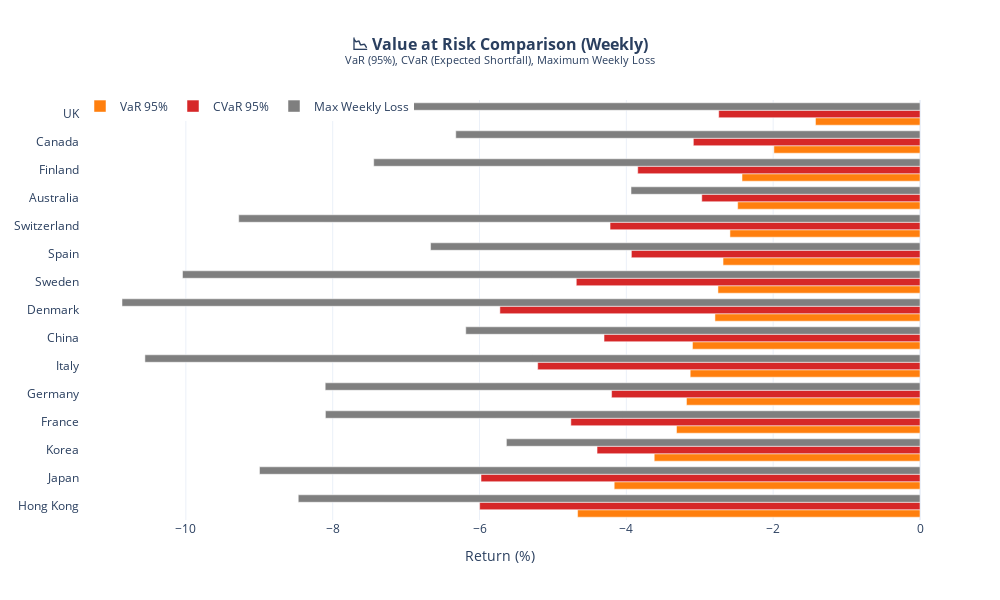

Notebook code for this chart:
### Markdown cell above
---
# 📉 SECTION E: Value at Risk Comparison

### Code cell
# VaR Comparison Across Countries
def create_var_comparison(returns: pd.DataFrame) -> go.Figure:
    """
    Compare VaR across all countries.
    """
    data = []
    for country in returns.columns:
        if country == 'SPY':
            continue
        ret = returns[country].dropna()
        if len(ret) > 50:
            var_95 = np.percentile(ret, 5)
            data.append({
                'Country': country,
                'Region': COUNTRY_TO_REGION.get(country, 'Unknown'),
                'VaR 95%': var_95,
                'CVaR 95%': ret[ret <= var_95].mean(),
                'Max Loss': ret.min(),
            })
    
    df = pd.DataFrame(data).sort_values('VaR 95%')
    
    fig = go.Figure()
    
    fig.add_trace(go.Bar(
        y=df['Country'], x=df['VaR 95%'],
        name='VaR 95%', orientation='h',
        marker_color='#ff7f0e'
    ))
    fig.add_trace(go.Bar(
        y=df['Country'], x=df['CVaR 95%'],
        name='CVaR 95%', orientation='h',
        marker_color='#d62728'
    ))
    fig.add_trace(go.Bar(
        y=df['Country'], x=df['Max Loss'],
        name='Max Weekly Loss', orientation='h',
        marker_color='#7f7f7f'
    ))
    
    fig.update_layout(
        title=dict(
            text='<b>📉 Value at Risk Comparison (Weekly)</b><br>'
                 '<sup>VaR (95%), CVaR (Expected Shortfall), Maximum Weekly Loss</sup>',
            x=0.5, font=dict(size=16)
        ),
        barmode='group',
        xaxis_title='Return (%)',
        height=600, width=1000,
        template='plotly_white',
        legend=dict(orientation='h', y=1.02)
    )
    
    return fig


fig_var = create_var_comparison(weekly_returns)
fig_var.show()

### Figure 1 — Plotly figure (JSON) as saved in the notebook; plotly's stock layout.template omitted (floating-point values rounded to 4 significant figures)
{"data": [{"marker": {"color": "#ff7f0e"}, "name": "VaR 95%", "orientation": "h", "type": "bar", "x": [-4.664, -4.165, -3.62, -3.317, -3.181, -3.13, -3.099, -2.793, -2.752, -2.683, -2.589, -2.484, -2.424, -1.99, -1.424], "y": ["Hong Kong", "Japan", "Korea", "France", "Germany", "Italy", "China", "Denmark", "Sweden", "Spain", "Switzerland", "Australia", "Finland", "Canada", "UK"]}, {"marker": {"color": "#d62728"}, "name": "CVaR 95%", "orientation": "h", "type": "bar", "x": [-5.998, -5.979, -4.399, -4.756, -4.201, -5.208, -4.304, -5.723, -4.682, -3.931, -4.222, -2.972, -3.845, -3.087, -2.742], "y": ["Hong Kong", "Japan", "Korea", "France", "Germany", "Italy", "China", "Denmark", "Sweden", "Spain", "Switzerland", "Australia", "Finland", "Canada", "UK"]}, {"marker": {"color": "#7f7f7f"}, "name": "Max Weekly Loss", "orientation": "h", "type": "bar", "x": [-8.469, -8.997, -5.634, -8.099, -8.102, -10.56, -6.188, -10.87, -10.05, -6.667, -9.28, -3.936, -7.441, -6.324, -6.974], "y": ["Hong Kong", "Japan", "Korea", "France", "Germany", "Italy", "China", "Denmark", "Sweden", "Spain", "Switzerland", "Australia", "Finland", "Canada", "UK"]}], "layout": {"barmode": "group", "height": 600, "legend": {"orientation": "h", "y": 1.02}, "title": {"font": {"size": 16}, "text": "<b>📉 Value at Risk Comparison (Weekly)</b><br><sup>VaR (95%), CVaR (Expected Shortfall), Maximum Weekly Loss</sup>", "x": 0.5}, "width": 1000, "xaxis": {"title": {"text": "Return (%)"}}}}
